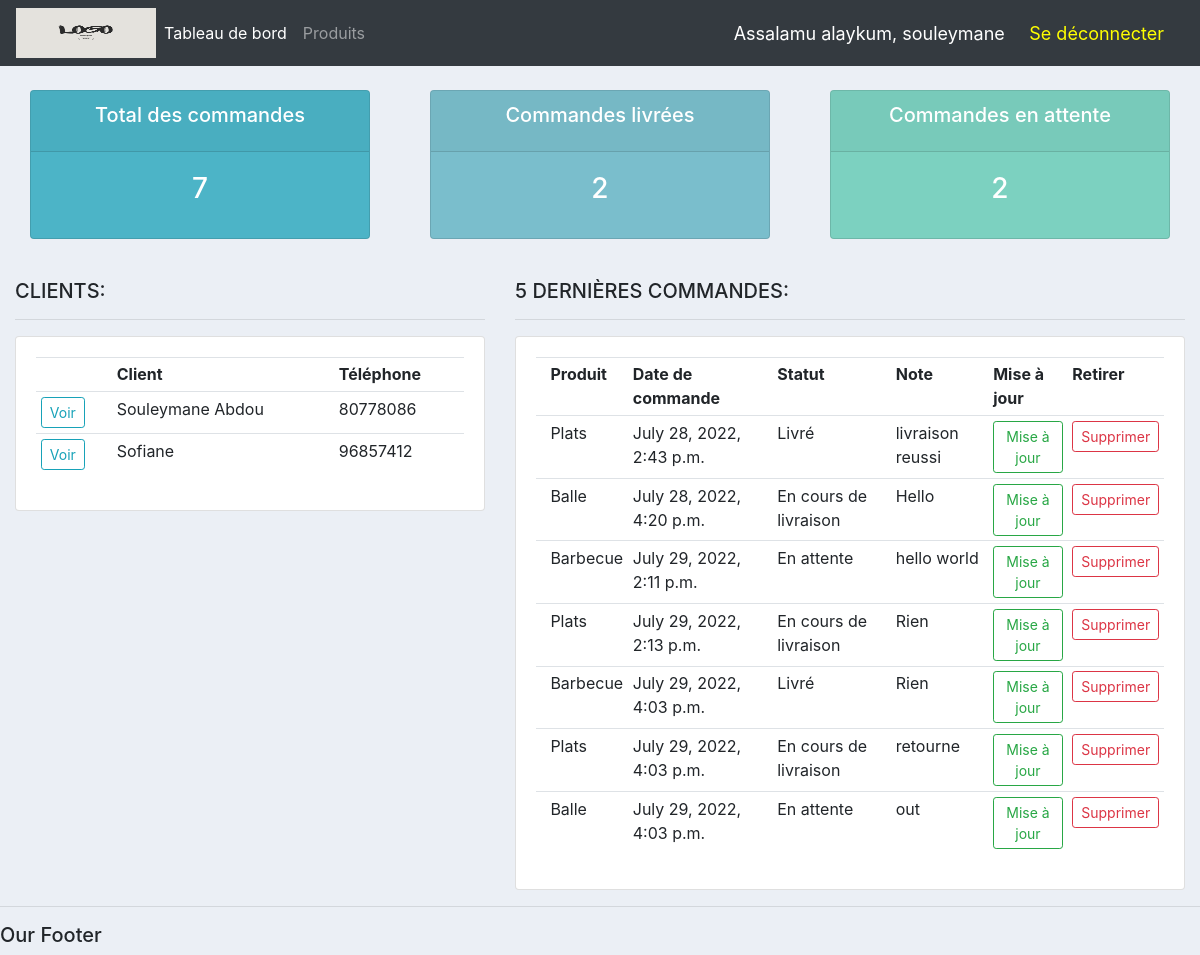
The app's page / (signed in), older data.
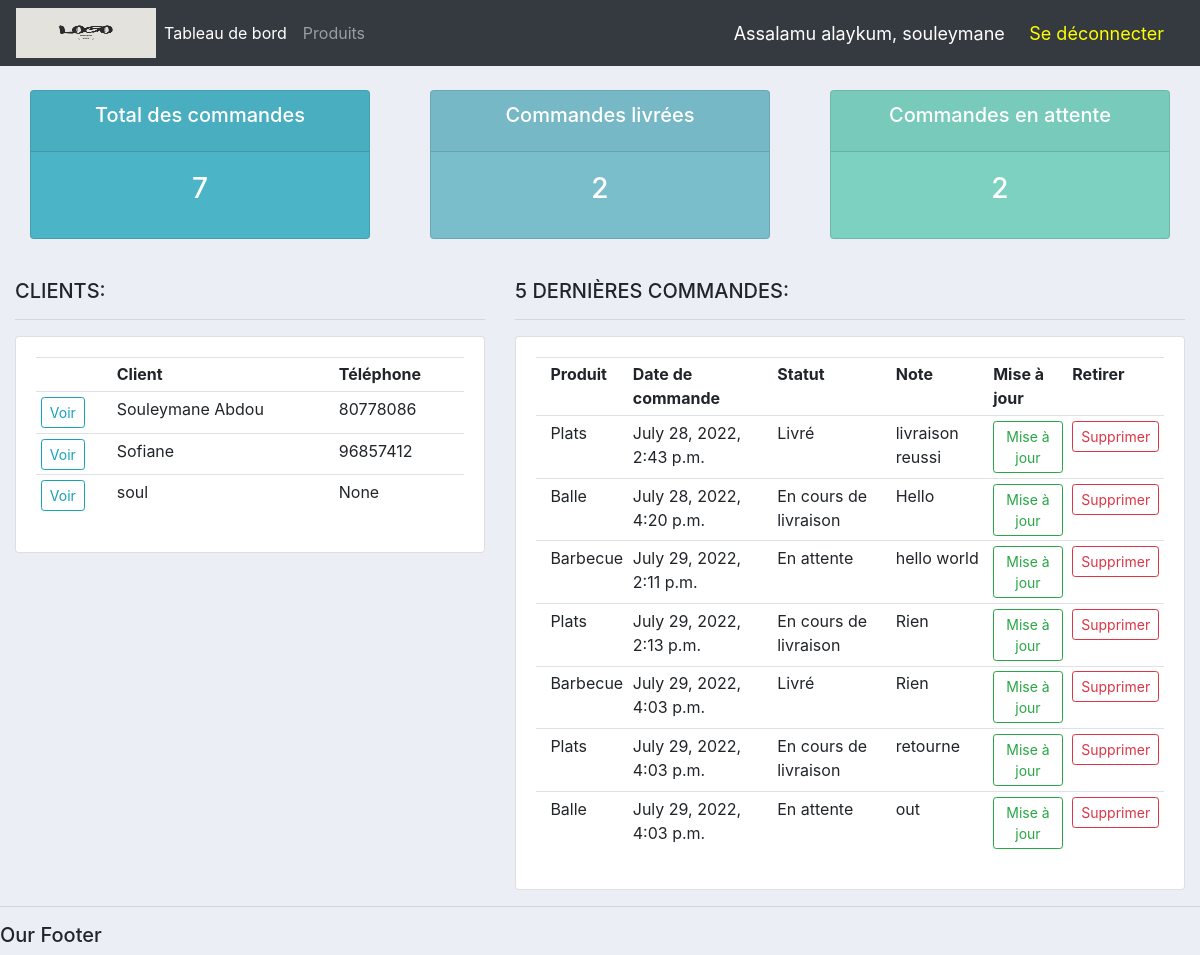
The same page, newer data.
### accounts/models.py (models this page shows, shortened)
class Customer(models.Model):
    user = models.OneToOneField(User, null=True, blank=True, on_delete=models.CASCADE)
    name = models.CharField(max_length=200, null=True)
    phone = models.CharField(max_length=20, null=True)
    email = models.EmailField(max_length=200, null=True)
    profile_pic = models.ImageField(default="pp.jpeg", null=True, blank=True)
    date_created = models.DateTimeField(auto_now_add=True, null=True)

class Order(models.Model):
    STATUS = (
        ('En attente', 'En attente'),
        ('En cours de livraison', 'En cours de livraison'),
        ('Livré', 'Livré'),
    )
    customer = models.ForeignKey(Customer, null=True, on_delete=models.SET_NULL)
    product = models.ForeignKey(Product, null=True, on_delete=models.SET_NULL)
    date_created = models.DateTimeField(auto_now_add=True, null=True)
    status = models.CharField(max_length=200, null=True, choices=STATUS)
    note = models.CharField(max_length=100, null=True)

class Product(models.Model):
    CATEGORY = (
        ('Intérieur', 'Intérieur'),
        ('Extérieur', 'Extérieur'),
    )
    name = models.CharField(max_length=200, null=True)
    price = models.FloatField(null=True)
    category = models.CharField(max_length=200, null=True, choices=CATEGORY)
    description = models.CharField(max_length=200, null=True, blank=True)
    date_created = models.DateTimeField(auto_now_add=True, null=True)
    tags = models.ManyToManyField(Tag)
    def __str__(self):
        return self.name

### accounts/decorators.py (the view)
    def wrapper_func(request, *args, **kwargs):
        group = None
        if request.user.groups.exists():
            group = request.user.groups.all()[0].name
        if group == 'customer':
            return redirect('user_page')
        if group == 'admin':
            return view_func(request, *args, **kwargs)

### accounts/views/home.py (called while the page is built)
@login_required(login_url='login')
@admin_only
def home(request):
    orders = Order.objects.all()
    customers = Customer.objects.all()
    total_customers = customers.count()
    total_orders = orders.count()
    LivrE = orders.filter(status='Livré').count()
    En_attente = orders.filter(status='En attente').count()
    context = {'orders':orders, 'customers':customers,
    'total_orders':total_orders, 'LivrE':LivrE,
    'En_attente':En_attente}
    return render(request, 'accounts/dashboard.html', context)

### accounts/templates/accounts/dashboard.html (shortened to what this page needs)
{% extends 'accounts/main.html' %}
{% block content %}
{% include 'accounts/status.html' %}
<br>
<div class="row">
    <div class="col-md-5">
        <h5>CLIENTS:</h5>
        <hr>
        <div class="card card-body">
            <table class="table table-sm">
                <tr>
                    <th></th>
                    <th>Client</th>
                    <th>Téléphone</th>
                </tr>
                {% for customer in customers %}
                    <tr>
                        <td><a class="btn btn-outline-info btn-sm" href="{% url 'customer' customer.id %}">Voir</a></td>
                        <td>{{ customer.name }}</td>
                        <td>{{ customer.phone }}</td>
                    </tr>
                {% endfor %}
            </table>
        </div>
    </div>
    <div class="col-md-7">
        <h5>5 DERNIÈRES COMMANDES:</h5>
        <hr>
        <div class="card card-body">
            <table class="table table-sm">
                <tr>
                    <th></th>
                    <th>Produit</th>
                    <th>Date de commande</th>
                    <th>Statut</th>
                    <th>Note</th>
                    <th>Mise à jour</th>
                    <th>Retirer</th>
                </tr>
                {% for order in orders %}
                    <tr>
                        <th></th>
                        <td>{{ order.product }}</dt>
                        <td>{{ order.date_created }}</dt>
                        <td>{{ order.status }}</dt>
                        <td>{{ order.note }}</dt>
                        <td><a a class="btn btn-outline-success btn-sm" href="{% url 'update_order' order.id %}">Mise à jour</a></td>
                        <td><a a class="btn btn-outline-danger btn-sm" href="{% url 'delete_order' order.id %}">Supprimer</a></td>
                    </tr>
                {% endfor %}
            </table>
        </div>
    </div>
</div>
{% endblock %}

### accounts/templates/accounts/main.html (shortened to what this page needs)
{% load static %}
<!DOCTYPE html>
<html>
<head>
    <link rel="stylesheet" href="https://cdn.jsdelivr.net/npm/bootstrap@4.3.1/dist/css/bootstrap.min.css"
>
    <link rel="stylesheet" type="text/css" href="{% static '/css/main.css' %}">
</head>
<body>
    {% include 'accounts/navbar.html' %}
    <div class="container-fluid">
    {% block content %}
    {% endblock %}
    </div>
    <hr>
    <h5>Our Footer</h5>
</body>
</html>

### accounts/templates/accounts/navbar.html (shortened to what this page needs)
{% load static %}
<nav class="navbar navbar-expand-lg navbar-dark bg-dark">
    <img style="height: 50px; width: 140px;" src="{% static 'images/logo1.png' %}">
    <div class="collapse navbar-collapse" id="navbarNav">
        <ul class="navbar-nav">
            {% if request.user.is_staff %}
            <li class="nav-item active">
                <a class="nav-link" href="{% url 'home' %}">Tableau de bord</a>
            </li>
            <li class="nav-item">
                <a class="nav-link" href="{% url 'products' %}">Produits</a>
            </li>
            {% else %}
            <li class="nav-item">
                <a class="nav-link" href="{% url 'account' %}">Paramètre</a>
            </li>
            {% endif %}
        </ul>
    </div>
    <span class="hello-msg">Assalamu alaykum, {{ request.user }}</span>&nbsp;
    <span><a class="href" href="{% url 'logout' %}">Se déconnecter</a></span>
</nav>

### accounts/templates/accounts/status.html
<br>
<div class="row">
    <div class="col">
        <div class="col-md">
            <div class="card text-center text-white mb-3" id="total-orders">
                <div class="card-header">
                    <h5 class="card-title">Total des commandes</h5>
                </div>
                <div class="card-body">
                    <h3 class="card-title">{{total_orders}}</h3>
                </div>
            </div>
        </div>
    </div>
    <div class="col">
        <div class="col-md">
            <div class="card text-center text-white mb-3" id="orders-delivered">
                <div class="card-header">
                    <h5 class="card-title">Commandes livrées</h5>
                </div>
                <div class="card-body">
                    <h3 class="card-title">{{LivrE}}</h3>
                </div>
            </div>
        </div>
    </div>
    <div class="col">
        <div class="col-md">
            <div class="card text-center text-white mb-3" id="orders-pending">
                <div class="card-header">
                    <h5 class="card-title">Commandes en attente</h5>
                </div>
                <div class="card-body">
                    <h3 class="card-title">{{En_attente}}</h3>
                </div>
            </div>
        </div>
    </div>
</div>

### static/css/main.css (style rules this page uses)
body { background-color: #ebeff5; }
#total-orders { background-color: #4cb4c7; }
#orders-delivered { background-color: #7abecc; }
#orders-pending { background-color: #7CD1C0; }

### accounts/templates/accounts/navbar.html (style rules this page uses)
.hello-msg { font-size: 18px; color: white; margin-right: 20px; }
.href { font-size: 18px; color: yellow; margin-right: 20px; }

Row changes from the older to the newer data that the page shows:
added Customer: name "soul", phone "None"
